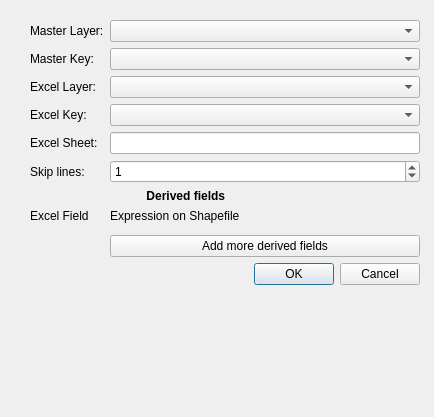
<?xml version="1.0" encoding="UTF-8"?>
<ui version="4.0">
 <class>shpsyncDialogBase</class>
 <widget class="QDialog" name="shpsyncDialogBase">
  <property name="geometry">
   <rect>
    <x>0</x>
    <y>0</y>
    <width>434</width>
    <height>417</height>
   </rect>
  </property>
  <property name="windowTitle">
   <string>ShpSync</string>
  </property>
  <widget class="QWidget" name="formLayoutWidget">
   <property name="geometry">
    <rect>
     <x>30</x>
     <y>20</y>
     <width>390</width>
     <height>371</height>
    </rect>
   </property>
   <layout class="QFormLayout" name="formLayout">
    <property name="fieldGrowthPolicy">
     <enum>QFormLayout::AllNonFixedFieldsGrow</enum>
    </property>
    <item row="0" column="0">
     <widget class="QLabel" name="label">
      <property name="text">
       <string>Master Layer:</string>
      </property>
     </widget>
    </item>
    <item row="0" column="1">
     <widget class="QComboBox" name="comboBox"/>
    </item>
    <item row="1" column="0">
     <widget class="QLabel" name="label_2">
      <property name="text">
       <string>Master Key:</string>
      </property>
     </widget>
    </item>
    <item row="1" column="1">
     <widget class="QComboBox" name="comboBox_2"/>
    </item>
    <item row="2" column="0">
     <widget class="QLabel" name="label_3">
      <property name="text">
       <string>Excel Layer:</string>
      </property>
     </widget>
    </item>
    <item row="2" column="1">
     <widget class="QComboBox" name="comboBox_3"/>
    </item>
    <item row="3" column="0">
     <widget class="QLabel" name="label_4">
      <property name="text">
       <string>Excel Key:</string>
      </property>
     </widget>
    </item>
    <item row="3" column="1">
     <widget class="QComboBox" name="comboBox_4"/>
    </item>
    <item row="4" column="0">
     <widget class="QLabel" name="label_5">
      <property name="text">
       <string>Excel Sheet:</string>
      </property>
     </widget>
    </item>
    <item row="4" column="1">
     <widget class="QLineEdit" name="lineEdit"/>
    </item>
    <item row="5" column="0">
     <widget class="QLabel" name="label_6">
      <property name="text">
       <string>Skip lines:</string>
      </property>
     </widget>
    </item>
    <item row="5" column="1">
     <widget class="QSpinBox" name="spinBox">
      <property name="value">
       <number>1</number>
      </property>
     </widget>
    </item>
    <item row="7" column="0">
     <widget class="QLabel" name="label_7">
      <property name="text">
       <string>Excel Field</string>
      </property>
     </widget>
    </item>
    <item row="9" column="0" colspan="2">
     <layout class="QVBoxLayout" name="verticalLayout"/>
    </item>
    <item row="10" column="1">
     <widget class="QPushButton" name="pushButton">
      <property name="text">
       <string>Add more derived fields</string>
      </property>
     </widget>
    </item>
    <item row="7" column="1">
     <widget class="QLabel" name="label_8">
      <property name="text">
       <string>Expression on Shapefile</string>
      </property>
     </widget>
    </item>
    <item row="6" column="0" colspan="2">
     <widget class="QLabel" name="label_9">
      <property name="font">
       <font>
        <weight>75</weight>
        <bold>true</bold>
       </font>
      </property>
      <property name="text">
       <string>                                   Derived fields</string>
      </property>
     </widget>
    </item>
    <item row="11" column="1">
     <widget class="QDialogButtonBox" name="buttonBox">
      <property name="standardButtons">
       <set>QDialogButtonBox::Cancel|QDialogButtonBox::Ok</set>
      </property>
     </widget>
    </item>
   </layout>
  </widget>
 </widget>
 <resources/>
 <connections/>
</ui>
